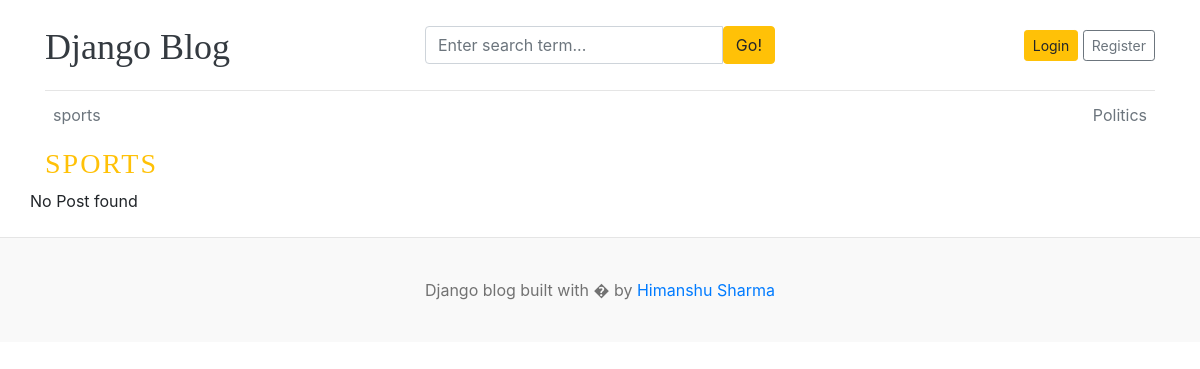
The app's page /category/1/, older data.
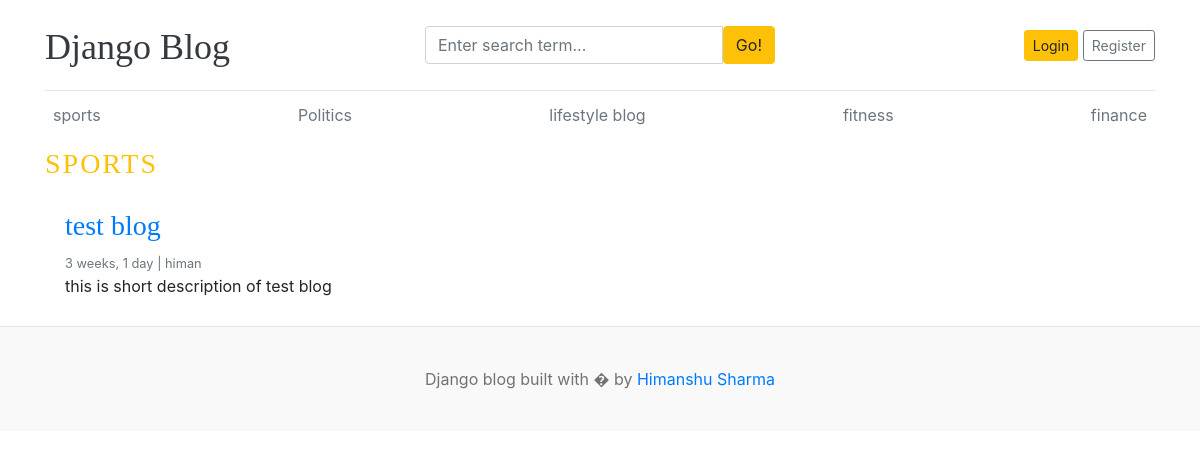
The same page, newer data.
### blogs/models.py (models this page shows, shortened)
class Category(models.Model):
    category_name = models.CharField(max_length=50, unique=True)
    created_at = models.DateTimeField(auto_now_add=True)
    updated_at = models.DateTimeField(auto_now=True)
    class Meta:
        verbose_name_plural = 'categories'
    def __str__(self):
        return self.category_name

class Blog(models.Model):
    title = models.CharField(max_length=100)
    slug = AutoSlugField(populate_from='title', unique=True, max_length=150)
    category = models.ForeignKey(Category, on_delete=models.CASCADE)
    author = models.ForeignKey(User, on_delete=models.CASCADE)
    featured_image = models.ImageField(upload_to='uploads/%Y/%m/%d')
    short_description = models.TextField(max_length=500)
    blog_body = models.TextField(max_length=2000)
    status = models.CharField(choices=STATUS_CHOICES, default = 'Draft')
    is_featured = models.BooleanField(default = False)
    created_at = models.DateTimeField(auto_now_add=True)
    updated_at = models.DateTimeField(auto_now=True)

### blogs/views.py (the view)
# urls.py: path('<int:category_id>/', views.posts_by_category, name = 'posts_by_category'),
def posts_by_category(request, category_id):
    posts = Blog.objects.filter(status='Published', category = category_id)
    try:
        category = Category.objects.get(pk=category_id)
    except:
        return redirect('home')
    context = {
        'posts':posts,
        'category':category,
    }
    return render(request, 'posts_by_category.html', context)

### blogs/context_processors.py (called while the page is built)
def get_categories(request):
    categories = Category.objects.all()
    return dict(categories=categories)

def get_social_link(request):
    social_link = SocialLink.objects.all()
    return dict(social_link = social_link )

### templates/posts_by_category.html (shortened to what this page needs)
{% extends 'base.html' %}
{% block content %}
<h3 class='text-uppercase text-warning' style='letter-spacing: 2px;'>{{category}}</h3>
  <div class="row mb-2">
    {% if posts%}
    {% for post in posts %}
    <div class="col-md-6">
      <div class="card border-0" >
        <div class="card-body">
          <h3><a href="{% url 'blogs' post.slug %}">{{post.title}}</a></h3>
          <small class="mb-1 text-muted">{{post.created_at | timesince}} | {{post.author}}</small>
          <p class="card-text">{{post.short_description | truncatewords:10}}</p>
        </div>
      </div>
    </div>
    {% endfor %}
    {% else %}
    <p> No Post found </p>
    {% endif %}
  </div>
</div>
{% endblock %}

### templates/base.html (shortened to what this page needs)
{% load static%}
<!DOCTYPE html>
<html lang="en">
<head>
    <link href="https://getbootstrap.com/docs/4.0/dist/css/bootstrap.min.css" rel="stylesheet">
    <link href="{% static 'css/blog.css'%}" rel="stylesheet">
    <link rel="stylesheet" href="https://cdnjs.cloudflare.com/ajax/libs/font-awesome/4.7.0/css/font-awesome.min.css">
  </head>
<body>
    <div class="container">
      <header class="blog-header py-3">
        <div class="row flex-nowrap justify-content-between align-items-center">
          <div class="col-4 pt-1">
            <a class="blog-header-logo text-dark" href="/">Django Blog</a>
          </div>
          <div class='col-4'>
            <form action="{% url 'search' %}" method ='GET'>
              <div class="input-group">
                  <input class="form-control" type="text" name='keyword' value="{{keyword}}" placeholder="Enter search term..." aria-label="Enter search term..." aria-describedby="button-search" />
                  <button type='submit' class="btn btn-warning" id="button-search" type="button">Go!</button>
              </div>
            </form>
          </div>
          <div class="col-4 d-flex justify-content-end align-items-center">
            {% if user.is_authenticated %}
              <span><a href="{% url 'dashboard:dashboard' %}">Dashboard</span>
              &emsp;
              <span><a href="{% url 'logout' %}"> Logout</span>
            {% else %}
              <a class="btn btn-sm btn-warning" href="{% url 'login'%}">Login</a> &nbsp;
              <a class="btn btn-sm btn-outline-secondary" href="{% url 'register' %}">Register</a>
            {% endif %}
          </div>
        </div>
      </header>
      <div class="nav-scroller py-1 mb-2">
        <nav class="nav d-flex justify-content-between">
          {% for category in categories %}
          <a class="p-2 text-muted" href="{% url 'posts_by_category' category.id %}">{{category.category_name}}</a>
          {% endfor %}
        </nav>
      </div>
{% block content %}
{% endblock%}
<footer class="blog-footer">
  <p>Django blog built with � by <a href="#">Himanshu Sharma</a></p>
</footer>
</body>
</html>

Row changes from the older to the newer data that the page shows:
added Category: category_name "lifestyle blog"
added Category: category_name "fitness"
added Category: category_name "finance"
now on this page (row edited): Blog: title "test blog", created_at "3 weeks, 1 day", author "himan", short_description "this is short description of test blog"
Text that changed along with them:
text no longer shown: "No Post found"
